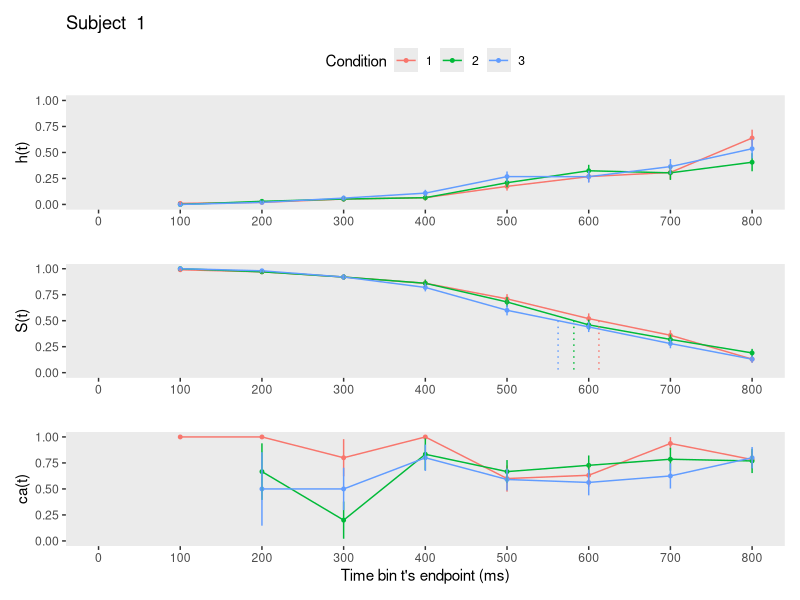
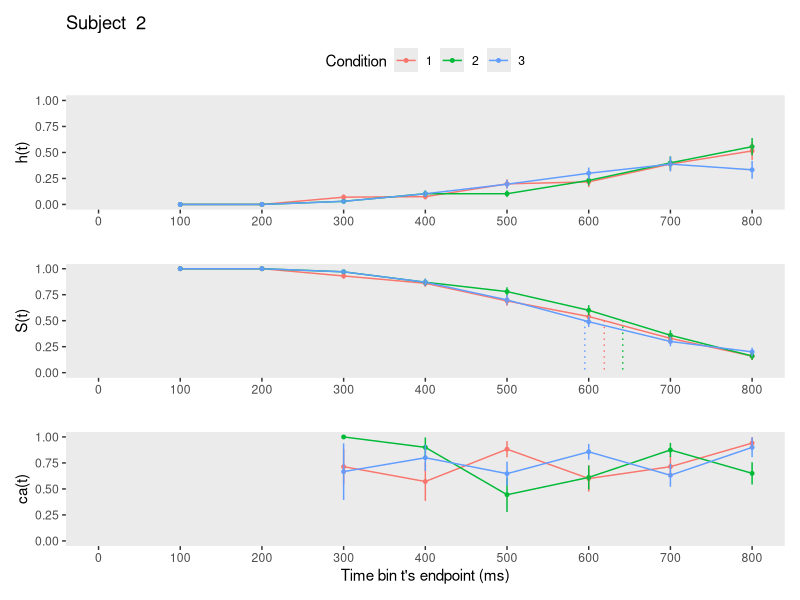
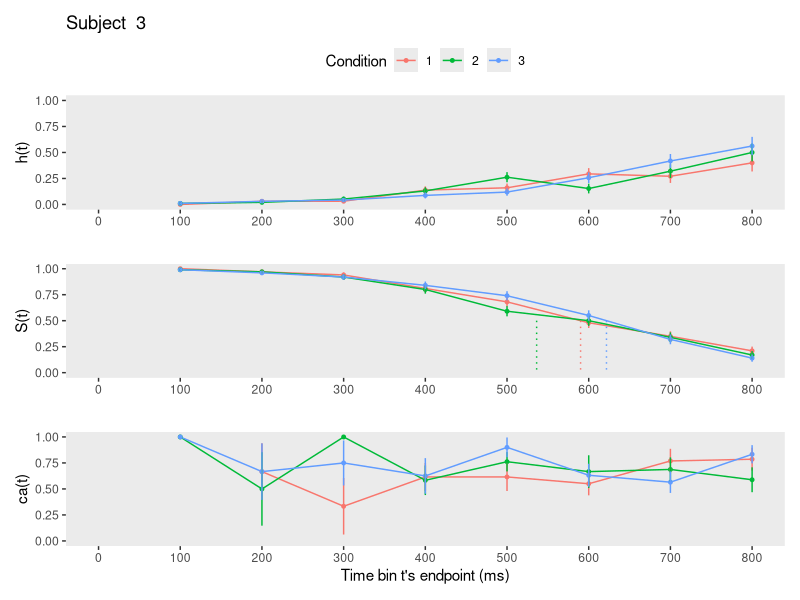
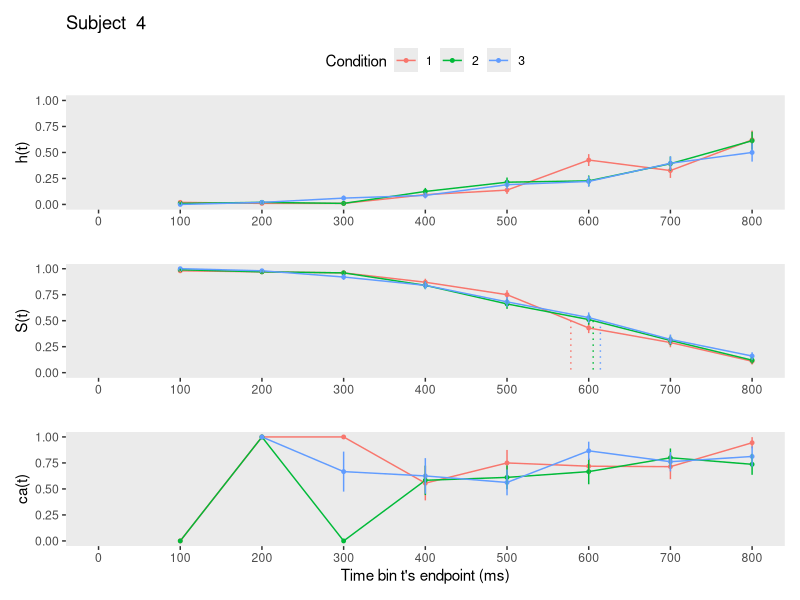
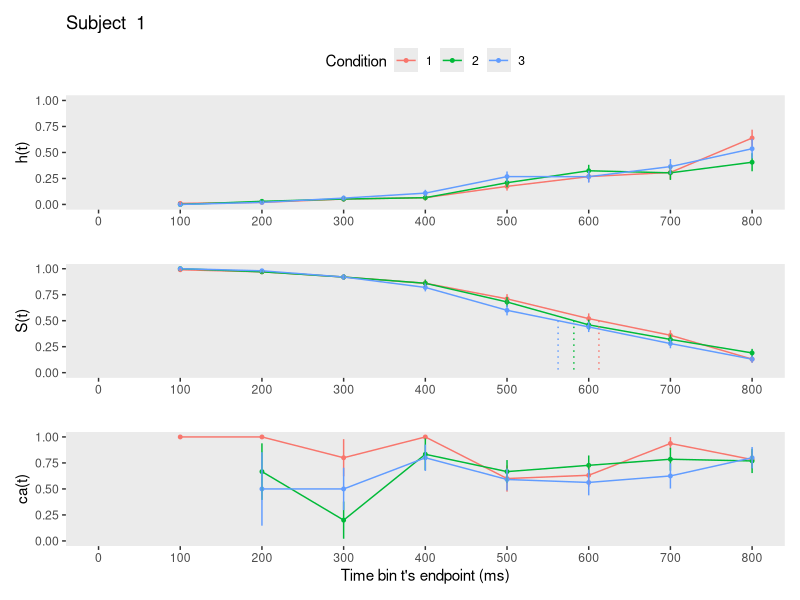
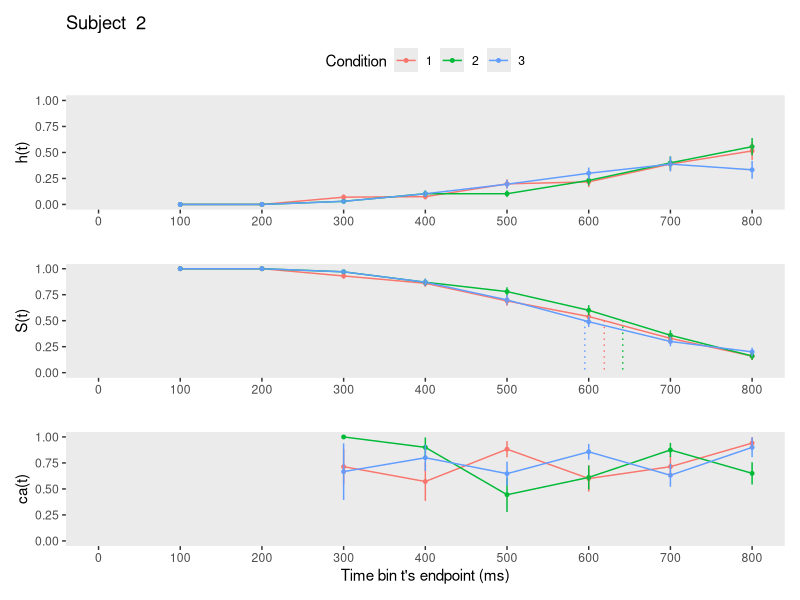
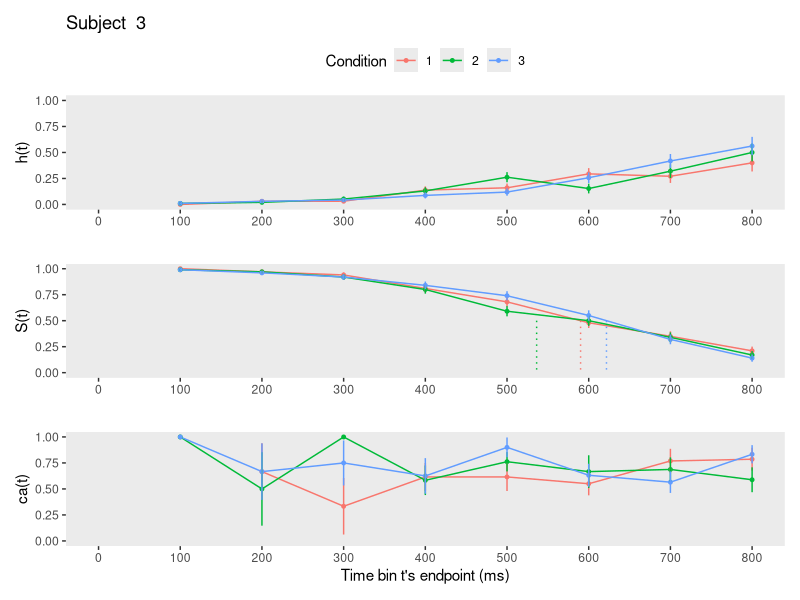
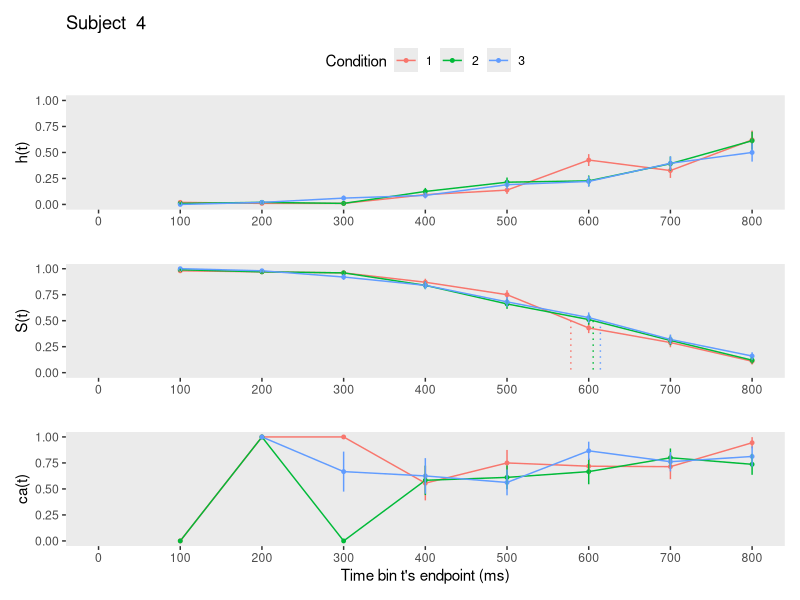

Recreate these plots in R, in order.
## ---- chunk 1
knitr::opts_chunk$set(echo = TRUE)
## ---- chunk 2
library(tidyverse)
library(patchwork)
library(pracma) # to Reshape() matrices
## ---- chunk 3
set.seed(1276)
Tr_pCond = 100 # trials per condition
N_sub = 4    # number of subjects
N_cond = 3   # number of conditions per subject
N_total = N_sub*N_cond*Tr_pCond

data <- tibble(
  pid   = rep(1:N_sub,each=N_cond*Tr_pCond),
  trial = as.integer(Reshape( replicate(N_sub,sample(1:(N_cond*Tr_pCond))),N_total,1)),
  condition = rep(rep(1:N_cond,each=Tr_pCond), N_sub),
  RT = as.double(Reshape(replicate(N_sub*N_cond,rnorm(Tr_pCond, 600, 200)),N_total,1)),
  acc = as.double(Reshape(replicate(N_sub*N_cond,(sample(c(0,1), size=Tr_pCond,replace=T,            
                                                  prob=c(.3,.7)))),N_total,1))) %>%
      arrange(pid,trial) %>%
      mutate(RT = ifelse(RT<0,0.001,RT), # instead of filtering to keep all rows
             condition=factor(condition,levels=c(1:N_cond)))

head(data)
## ---- chunk 4
data_nested <- data %>% group_nest(pid)
## ---- chunk 5
define_censoring_dRT <- function(df, timeout, bin_width){
  df %>% mutate(right_censored = 0,
                RT2 = ifelse(RT > timeout, timeout, RT),
                right_censored = ifelse(RT2 == timeout,1,right_censored),
                dRT = ceiling(RT2/bin_width),
                cens_time = timeout, bin_width = bin_width)
}
## ---- chunk 6
setup_person_trial_bin <- function(df){
  df %>% uncount(weights = dRT) %>% 
         group_by(trial) %>% 
         mutate(period = 1:n()) %>% 
         mutate(event = if_else(period == max(period) & right_censored == 0, 1, 0)) %>% 
         ungroup()
}
## ---- chunk 7
setup_lifetable <- function(ptb){
  ptb %>% mutate(event = str_c("event", event)) %>%
          group_by(condition,period) %>% 
          count(event) %>% 
          ungroup() %>% 
          pivot_wider(names_from = event,
                      values_from = n) %>% 
          mutate(event0 = ifelse(is.na(event0),0,event0), # replace NA with 0
                 event1 = ifelse(is.na(event1),0,event1),
                 risk_set = event0 + event1) %>% # define the risk set
          mutate(hazard = (event1 / risk_set) %>% round(digits = 3)) %>% # calculate hazard estimate
          mutate(se_haz = sqrt((hazard * (1 - hazard)) / risk_set) %>% round(digits=3)) %>% # se hazard
          group_by(condition) %>%
          mutate(survival = cumprod(1-hazard) %>% round(digits = 3), # calculate survival estimate
                 term     = cumsum(hazard / (risk_set * (1 - hazard))) %>% round(digits = 6), 
                 se_surv = (survival * sqrt(term)) %>% round(digits = 7)) %>% # Greenwood's (1926) approximation
          ungroup()
}
## ---- chunk 8
calc_conditionalaccuracy <- function(df){
  df %>% filter(right_censored==0) %>%
         group_by(condition,dRT,cens_time,bin_width) %>%
         summarize(ca = mean(acc),
                   n = n(),
                   .groups = 'drop') %>%
         ungroup() %>%
         mutate(period = dRT,
                se_ca = sqrt((ca * (1-ca)) / n)) %>%
         select(-dRT)
}
## ---- chunk 9
join_lifetable_ca <- function(df1,df2){df1 %>% left_join(df2, join_by(condition,period))}
## ---- chunk 10
extract_median_period <- function(df){
  above_pct50 <- df %>% 
      group_by(condition) %>%
      filter(survival > .5) %>% 
      slice(n()) # take last row
  below_pct50 <- df %>% 
      group_by(condition) %>%
      filter(survival < .5) %>% 
      slice(1) # take first row
  # pull period above
  period_above <- pull(above_pct50, period)
  # pull survivor function values
  survival_above <- pull(above_pct50, survival)
  survival_below <- pull(below_pct50, survival)
  # estimate median by interpolation
  median_period <- period_above+((survival_above-.5)/(survival_above-survival_below))*((period_above+1)-period_above)
}
## ---- chunk 11
plot_eha <- function(df,subj){
  library(patchwork)
  cutoff <- df %>% pull(cens_time) %>% max(na.rm=T)
  binsize <- df %>% pull(bin_width) %>% max(na.rm=T)
  median_period <- extract_median_period(df)
  n_conditions <- nlevels(df$condition)
  data_median <- c()
  for(i in 1:n_conditions){
    data_median <- append(data_median, c(median_period[i], median_period[i]))
  }
  data_medians <- tibble(period= data_median,
                         survival = rep(c(.5, 0),n_conditions),
                         condition = rep(1:n_conditions, each=2))
  
p1 <- df %>% ggplot(aes(x=period, color=condition, group=condition)) +
  geom_line(aes(y=hazard)) +
  geom_point(aes(y=hazard), size=1) + labs(color="Condition") +
  geom_linerange(aes(ymin=hazard-se_haz, ymax=hazard+se_haz), show.legend = F) +
  scale_x_continuous(breaks = c(0,1:(cutoff/binsize)), labels=c(0,1:(cutoff/binsize)*binsize),
                     limits = c(0,cutoff/binsize)) +
  scale_y_continuous(limits = c(0,1)) +
  labs(x="", y="h(t)", title = paste("Subject ", subj)) +
  theme(legend.background = element_rect(fill = "transparent"),
        panel.grid = element_blank(),
        legend.position = "top")

p2 <-df %>%
  ggplot(aes(x=period, color=condition, group=condition)) +
  geom_line(aes(y=survival), show.legend = F) +
  geom_point(aes(y=survival), size=1, show.legend = F) +
  geom_linerange(aes(ymin=survival-se_surv, ymax=survival+se_surv), show.legend = F) +
  # add medians
  geom_path(aes(x=period, y=survival, color=factor(condition)),
            data = data_medians, 
            linetype = 3, show.legend = F) +
  scale_x_continuous(breaks = c(0,1:(cutoff/binsize)), labels=c(0,1:(cutoff/binsize)*binsize),
                     limits=c(0,cutoff/binsize)) +
  scale_y_continuous(limits = c(0,1)) +
  labs(x="", y="S(t)",
       colour="Condition") +
  theme(panel.grid = element_blank())

p3 <-df %>%
  ggplot(aes(x=period, color=condition, group=condition)) +
  geom_line(aes(y=ca), show.legend = F) +
  geom_point(aes(y=ca), size=1, show.legend = F) +
  geom_linerange(aes(ymin=ca-se_ca, ymax=ca+se_ca), show.legend = F) +
  scale_x_continuous(breaks = c(0,1:(cutoff/binsize)), labels=c(0,1:(cutoff/binsize)*binsize),
                     limits=c(0,cutoff/binsize)) +
  scale_y_continuous(limits = c(0,1)) +
  labs(x="Time bin t's endpoint (ms)", y="ca(t)",
       colour="Condition") +
  theme(panel.grid = element_blank())

p1/p2/p3
}
## ---- chunk 12
data_final <- data_nested %>% 
                     mutate(censored  = map(data, define_censoring_dRT, 800, 100)) %>%       # user input: censoring time, and bin width
                     mutate(ptb_data  = map(censored, setup_person_trial_bin)) %>%           # create person-trial-bin dataset
                     mutate(lifetable = map(ptb_data, setup_lifetable)) %>%                  # create life tables without ca
                     mutate(condacc   = map(censored, calc_conditionalaccuracy)) %>%         # calculate ca
                     mutate(lifetable_ca = map2(lifetable, condacc, join_lifetable_ca)) %>%  # create life tables with ca
                     mutate(plot      = map2(.x = lifetable_ca, .y = pid, plot_eha))         # create plots of info in life tables
## ---- chunk 13
# view lifetables:
data_final %>% pull(lifetable)

# create file for Bayesian regression modeling:
data_final %>% unnest(ptb_data)

# view original data for subject 1:
data_final[[2]][[1]]

# view person-trial-bin data set for subject 1:
data_final[[4]][[1]] 

# view lifetable for subject 1
data_final[[6]][[1]]
## ---- chunk 14
# save as pdf
map2(paste0("figures/figure_for_subject", data_final$pid, ".pdf"), data_final$plot, ggsave)

# save as png
map2(paste0("figures/figure_for_subject", data_final$pid, ".png"), data_final$plot, ggsave, width = 8, height = 5, dpi = 600)
## ---- chunk 15
flextable::flextable(data_final[[7]][[1]] %>% filter(condition==1) 
    %>% select(period,risk_set,hazard,se_haz,survival,se_surv,ca, se_ca))
## ---- chunk 16
input_modeling_hazard <- data_final %>% 
                        select(pid, ptb_data) %>%  unnest(ptb_data) %>%
                        select(pid,trial,condition,period,event)
## ---- chunk 17
input_ca_modeling <- data_final %>%
                    select(pid, censored) %>% unnest(censored) %>%
                    filter(right_censored == 0) %>% # only keep uncensored trials
                    select(pid, trial, condition, acc, dRT)
## ---- chunk 18
# 
# row0_cond1 <- tibble(condition=factor(1),period=0.0,`event = 0` = NA,`event = 1` =NA, ev1 = NA,ev0 = NA,
#                      RS = Trials_perCondition,hazard = NA,se_haz = NA,survival = 1,
#                      term = NA,se_surv = 0,ca = NA,n = NA,se_ca = NA)
# row0_cond2 <- tibble(condition=factor(2),period=0.0,`event = 0` = NA,`event = 1` = NA,ev1 = NA,ev0 = NA,
#                      RS = Trials_perCondition,hazard = NA,se_haz = NA,survival = 1,
#                      term = NA,se_surv = 0,ca = NA,n = NA,se_ca = NA)
#                    
# lt_full <- bind_rows(row0_cond1, row0_cond2, lt_full) %>% arrange(condition, period)
#   
# #print.data.frame(lt_full)
# head(lt_full)
